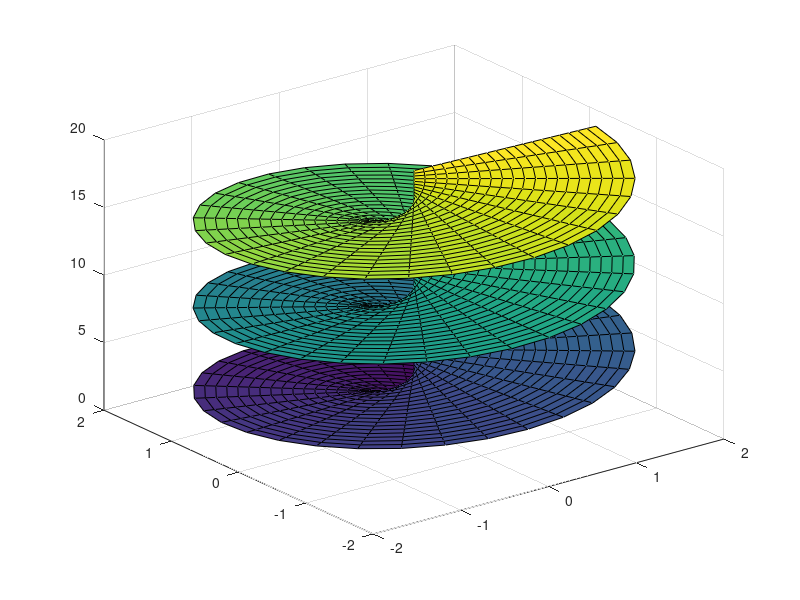

The MATLAB script that drew this image: (Note: this script raises an error after producing the figure.)
% disegno superficie
% genero una mesh su r e theta
[r,theta]=meshgrid(0:0.1:2,0:0.2:6*pi);
% valuto le coordinate cartesiane
x=r.*cos(theta);
y=r.*sin(theta);
z=theta;
figure(1); clf
s=surf(x,y,z); % salvo l'oggetto grafico in s
s.EdgeColor='none'; % tolgo il colore agli edge della superficie
xlabel('x');
ylabel('y');
zlabel('z')
